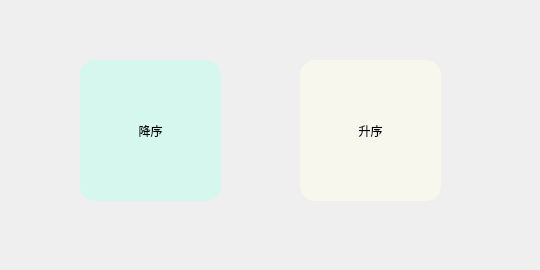
<?xml version="1.0" encoding="UTF-8"?>
<ui version="4.0">
 <class>account_item_time</class>
 <widget class="QWidget" name="account_item_time">
  <property name="geometry">
   <rect>
    <x>0</x>
    <y>0</y>
    <width>540</width>
    <height>270</height>
   </rect>
  </property>
  <property name="windowTitle">
   <string>Form</string>
  </property>
  <widget class="QPushButton" name="time_down_sort">
   <property name="geometry">
    <rect>
     <x>80</x>
     <y>60</y>
     <width>141</width>
     <height>141</height>
    </rect>
   </property>
   <property name="minimumSize">
    <size>
     <width>0</width>
     <height>0</height>
    </size>
   </property>
   <property name="maximumSize">
    <size>
     <width>1000</width>
     <height>1000</height>
    </size>
   </property>
   <property name="focusPolicy">
    <enum>Qt::StrongFocus</enum>
   </property>
   <property name="styleSheet">
    <string notr="true">QPushButton {
	background-color: rgba(188, 255, 236, 125);
	font: 290 14pt &quot;幼圆&quot;;
    color: #000000; /* 文字颜色 */
    font-weight: normal;
    padding: 5px; /* 按需调整内边距 */
 border-radius: 15px;
}

QPushButton:hover {
    background-color: rgba(188, 255, 236, 200);
   border-style: solid; /* 按下时边框样式 */
    border-width: 1px; /* 按下时边框宽度 */
    border-color: #8c8884; /* 按下时边框颜色 */
    border-radius: 15px; /* 边框圆角 */
}</string>
   </property>
   <property name="text">
    <string>降序</string>
   </property>
  </widget>
  <widget class="QPushButton" name="time_up_sort">
   <property name="geometry">
    <rect>
     <x>300</x>
     <y>60</y>
     <width>141</width>
     <height>141</height>
    </rect>
   </property>
   <property name="minimumSize">
    <size>
     <width>0</width>
     <height>0</height>
    </size>
   </property>
   <property name="maximumSize">
    <size>
     <width>1000</width>
     <height>1000</height>
    </size>
   </property>
   <property name="focusPolicy">
    <enum>Qt::StrongFocus</enum>
   </property>
   <property name="styleSheet">
    <string notr="true">QPushButton {
	background-color: rgba(255, 255, 236, 125);
	font: 290 14pt &quot;幼圆&quot;;
    color: #000000; /* 文字颜色 */
    font-weight: normal;
    padding: 5px; /* 按需调整内边距 */
 border-radius: 15px;
}

QPushButton:hover {
    background-color: rgba(255, 255, 236, 200);
   border-style: solid; /* 按下时边框样式 */
    border-width: 1px; /* 按下时边框宽度 */
    border-color: #8c8884; /* 按下时边框颜色 */
    border-radius: 15px; /* 边框圆角 */
}</string>
   </property>
   <property name="text">
    <string>升序</string>
   </property>
  </widget>
 </widget>
 <resources/>
 <connections/>
</ui>
